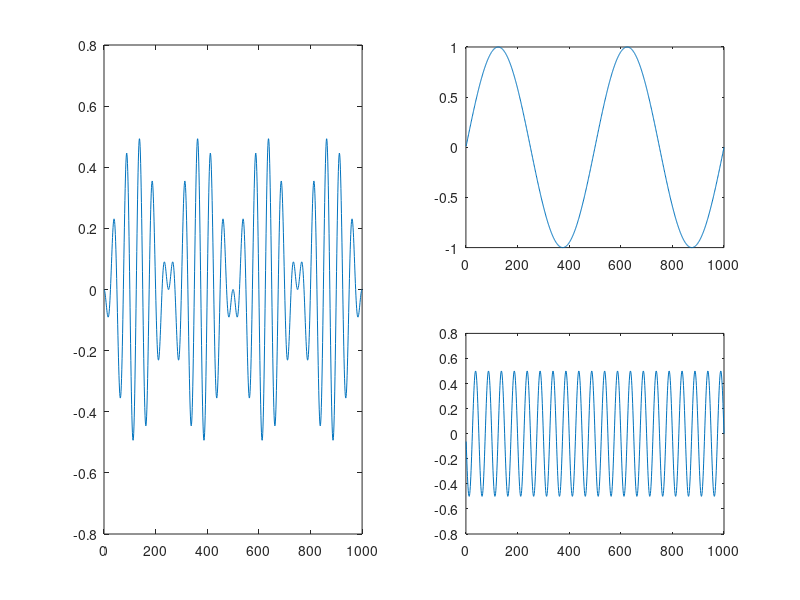

Write MATLAB code to recreate this figure.
%modulowanie sinusa

n=1; %długość obserwacji
k=1000; %liczba próbek
t=[1:k]; %probki
m=500; %czestotliwosc obserwacji

a=sin(2*pi*n*t/m);
b=(0.5).*sin((10*2*pi*n*t/m)+pi);

c=a.*b;

figure

subplot(121)
plot(c)
subplot(222)
plot(a)
subplot(224)
plot(b)